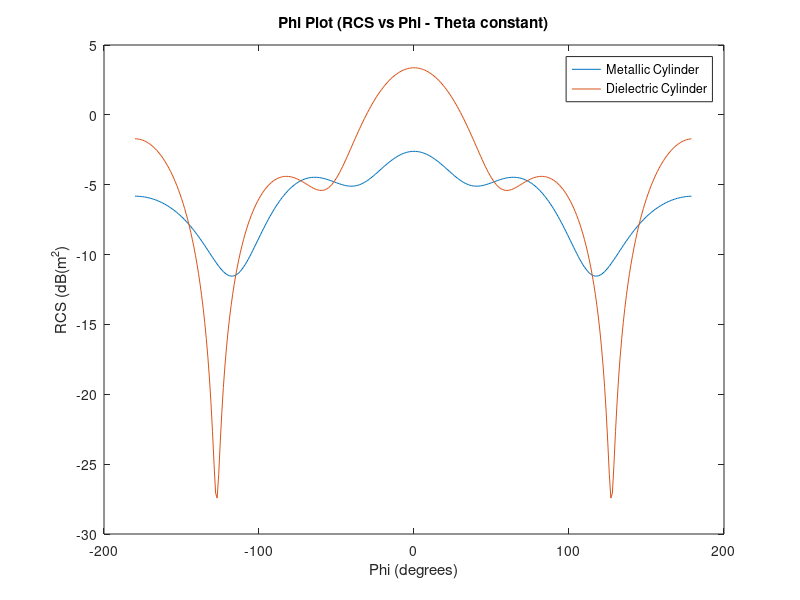

This figure's MATLAB source:


% Load the data from the txt file
data = load('PhiPlotMetallicVsDielectric.txt');

% Determine the number of lines in the data
num_lines = size(data, 1) / 360;

% Create a new figure
figure;

% Loop over each line in the data
for i = 1:num_lines
    % Extract the x and y coordinates for the current line
    x = data((i-1)*360+1:i*360, 2);
    y = data((i-1)*360+1:i*360, 3);

    % Plot the line
    plot(x, y);
    
    % Add a legend for the line
    % legend(sprintf('f=1 (a= %d', i));
    
    % Add a hold on command to prevent overwriting previous plots
    hold on;
end

legend('Metallic Cylinder','Dielectric Cylinder');
% Setting labels
xlabel('Phi (degrees)');
ylabel('RCS (dB(m^2)');

% Chart Title
title('Phi Plot (RCS vs Phi - Theta constant)');
